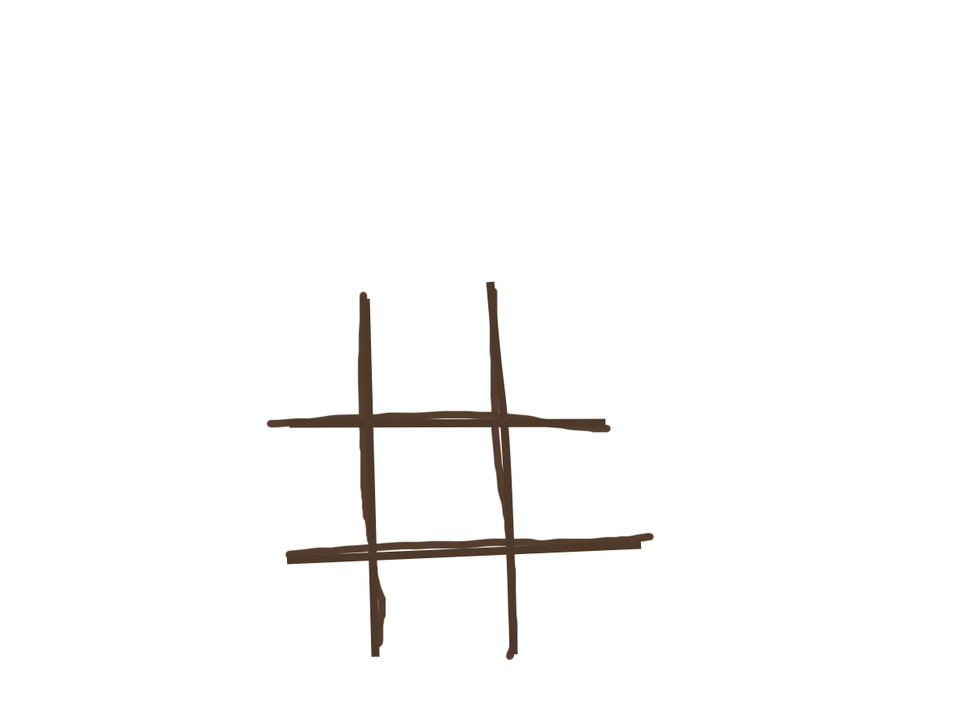
#> input picture images/hash-3.png, 970 x 727 px, shrunk from 1200 x 900 before the run
$ python hash-2.py
#> lines starting #> are read from the running program, lines starting #| are printed output that depends on the picture; after the words box and inside, x2 and y2 are one past the last pixel; in counts of white or black regions, pixels touching at a corner belong together
import math
import cv2
import numpy as np


def get_end_points(img):
    end_points = []
    points = cv2.findNonZero(img)
    points = np.squeeze(points)

    for p in points:
        x = p[0]
        y = p[1]
        n = 0
        n += img[y - 1, x]
        n += img[y - 1, x - 1]
        n += img[y - 1, x + 1]
        n += img[y, x - 1]
        n += img[y, x + 1]
        n += img[y + 1, x]
        n += img[y + 1, x - 1]
        n += img[y + 1, x + 1]
        n /= 255

        if n == 1:
            end_points.append([int(p[0]), int(p[1])])

    return end_points

def get_center_of_mass(points):
    x = 0
    y = 0


    for p in points:
        x = x + p[0][0]
        y = y + p[0][1]

    center_x = int(x / len(points))
    center_y = int(y / len(points))
    return [center_x, center_y]

def get_distance(p1, p2):
    dis = ((p2[0] - p1[0]) ** 2 + (p2[1] - p1[1]) ** 2) ** 0.5
    return dis


image_path = 'images/hash-3.png'
image = cv2.imread(image_path)
#> image is the input picture: shape (727, 970, 3); mean B, G, R 249.7, 250.1, 250.6

gray_image = cv2.cvtColor(image, cv2.COLOR_BGR2GRAY)
_, threshold_image = cv2.threshold(gray_image, 250, 255, cv2.THRESH_BINARY_INV)
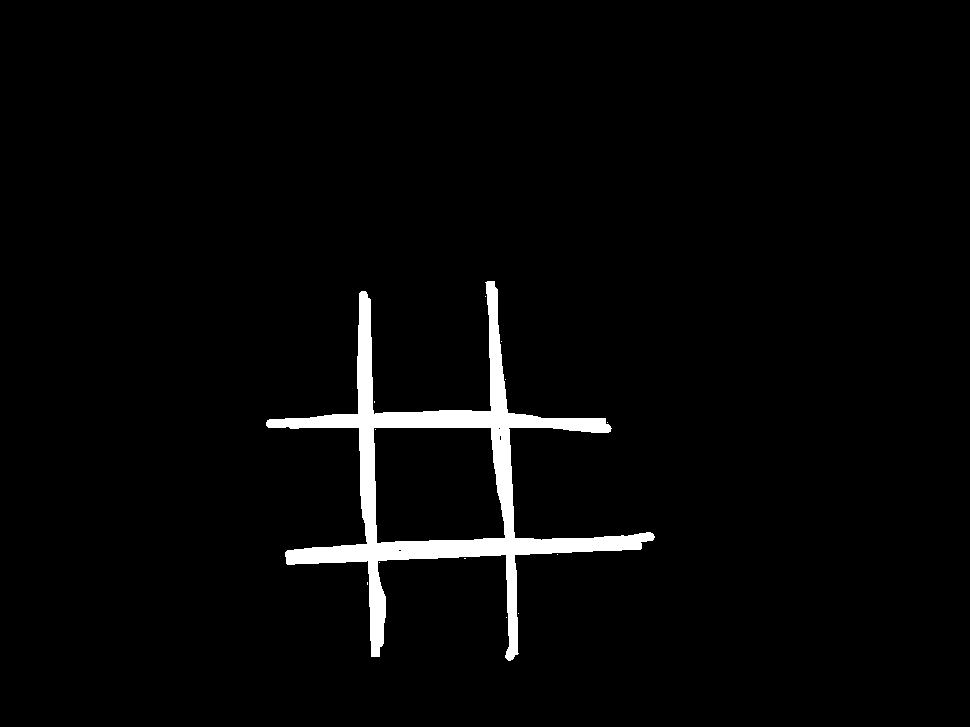
#> threshold_image: shape (727, 970); 2.8% white; 13 white regions (12 under 20 px)
# cv2.imshow("threshold_image", threshold_image)

contours, hierarchy = cv2.findContours(threshold_image, cv2.RETR_TREE, cv2.CHAIN_APPROX_NONE)
#> contours = 17 contours, 15 with area under 20; largest, box (x1, y1, x2, y2) and area: (266, 281, 655, 661) 32286, (373, 427, 506, 544) 13892
selected_contour = max(contours, key=lambda x: cv2.contourArea(x))
#> selected_contour = contour of 2271 points, box (x1, y1, x2, y2) (266, 281, 655, 661), area 32286
approx = cv2.approxPolyDP(selected_contour, 0.0068 * cv2.arcLength(selected_contour, True), True)
#> approx = contour of 20 points, box (x1, y1, x2, y2) (266, 281, 655, 661), area 27962

row,col,channels = np.shape(image)
blank_image = np.zeros((row, col, 3), np.uint8)
cv2.fillPoly(blank_image, pts =[approx], color=(255,255,255))
#> blank_image: shape (727, 970, 3); 4.1% white; 1 white region, box (x1, y1, x2, y2) and area: (266, 281, 655, 661) 29068

print(len(approx))
#| 20
com = get_center_of_mass(approx)
#> the loop in get_center_of_mass, `for p in points:` made 20 passes
#> (p, x, y) on passes 2 to 9: ([[490, 411]], 984, 692), ([[374, 414]], 1358, 1106), ([[361, 291]], 1719, 1397), ([[358, 413]], 2077, 1810), ([[266, 422]], 2343, 2232), ([[359, 428]], 2702, 2660), ([[367, 543]], 3069, 3203), ([[285, 556]], 3354, 3759)
#> after the loop in get_center_of_mass, `for p in points:`: x = 8795; y = 9646
#> in get_center_of_mass, `center_x = int(x / len(points))`: center_x = 439
#> in get_center_of_mass, `center_y = int(y / len(points))`: center_y = 482
#> com = [439, 482]

for p in approx:
    cv2.circle(blank_image, p[0], 10, (255,0,255), 1)
    print(get_distance(com, p[0]))
#> this loop made 20 passes
#> (p, dis in get_distance) on passes 1 to 8: ([[494, 281]], 208.4), ([[490, 411]], 87.42), ([[374, 414]], 94.07), ([[361, 291]], 206.3), ([[358, 413]], 106.4), ([[266, 422]], 183.1), ([[359, 428]], 96.52), ([[367, 543]], 94.37)
#> (printed output is left out)
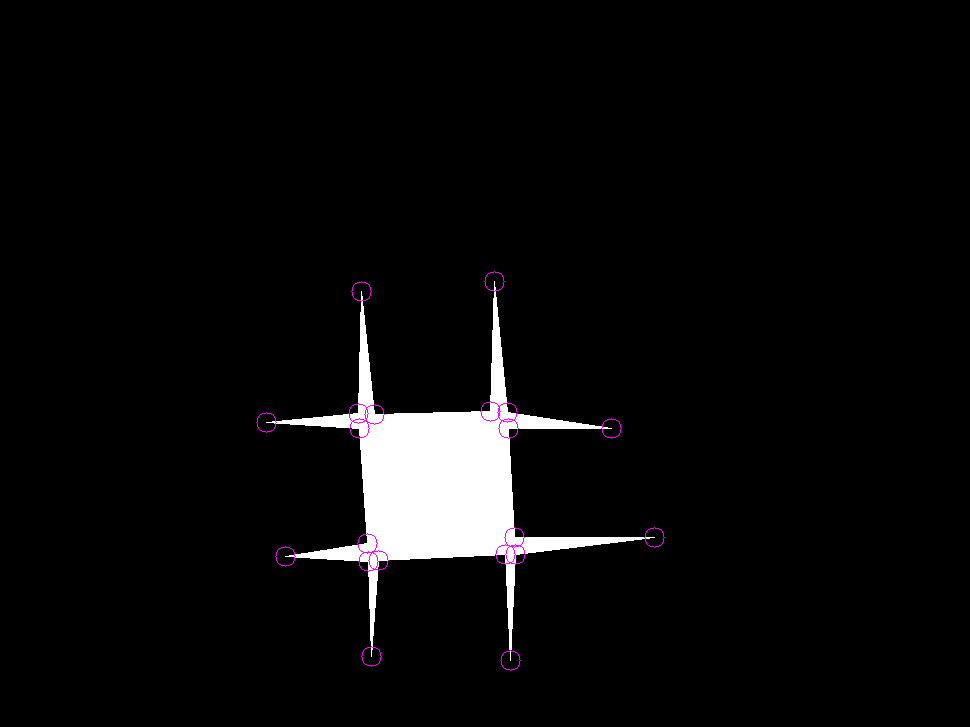
#> blank_image: shape (727, 970, 3); mean of channels 0, 1, 2 10.7, 10.3, 10.7; drawn as B, G, R

cv2.drawContours(blank_image, [approx], 0, (255, 255, 255), 5)
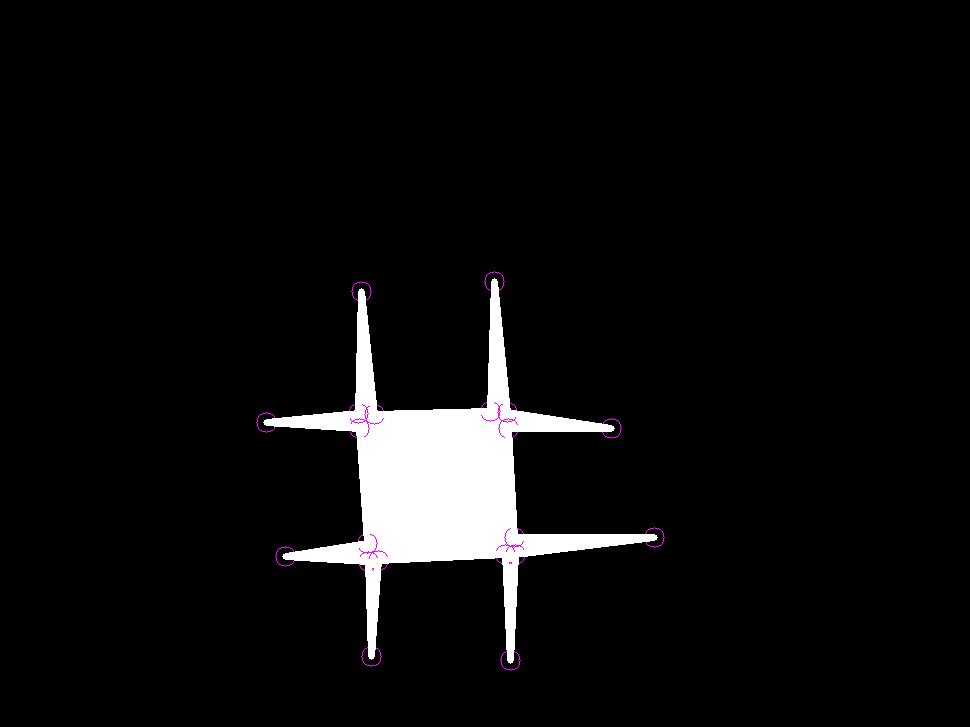
#> blank_image: shape (727, 970, 3); 0.96% of pixels changed, all inside (x1, y1, x2, y2) = (263, 278, 658, 664); drawn as B, G, R
gray = cv2.cvtColor(blank_image, cv2.COLOR_BGR2GRAY)
blur = cv2.GaussianBlur(gray, (5,5), 0)
thresh = cv2.adaptiveThreshold(blur, 255, 1, 1, 11, 2)
#> thresh: shape (727, 970); 2% white; 7 white regions (2 under 20 px), largest, box (x1, y1, x2, y2) and area: (252, 267, 669, 675) 12896, (480, 401, 519, 439) 269, (349, 403, 385, 438) 257, (358, 533, 389, 560) 198, (495, 527, 525, 553) 193
thin = cv2.ximgproc.thinning(thresh)
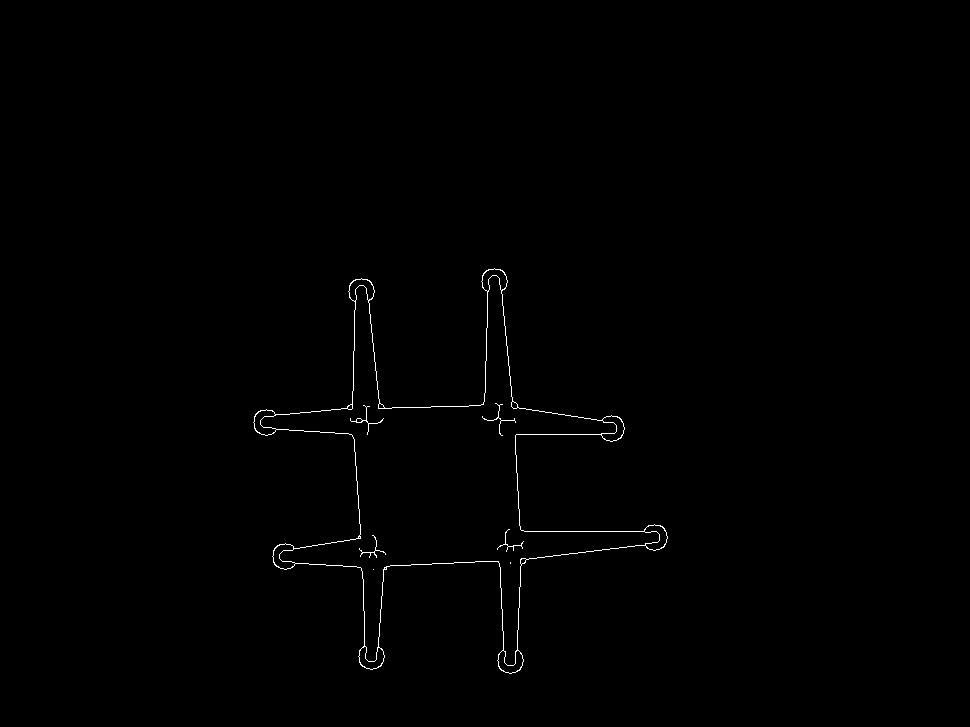
#> thin: shape (727, 970); 0.44% white in thin lines or dots, all inside (x1, y1, x2, y2) = (253, 268, 668, 674)

end_points = get_end_points(thin)
#> in get_end_points, `points = cv2.findNonZero(img)`: points = contour of 3082 points, box (x1, y1, x2, y2) (253, 268, 668, 674), area 25092
#> in get_end_points, `points = np.squeeze(points)`: points = 3082 pairs, first value 253 to 667, second value 268 to 673
#> the loop in get_end_points, `for p in points:` made 3082 passes
#> (x, y, n) on passes 1 to 3: (494, 268, 2), (488, 269, 3), (489, 269, 3)

for p in end_points:
    cv2.circle(gray, p, 10, (255,0,255), 1)
#> this loop made 25 passes
#> p on passes 1 to 8: [495, 403], [502, 404], [363, 405], [369, 406], [482, 416], [350, 418], [383, 418], [514, 418]
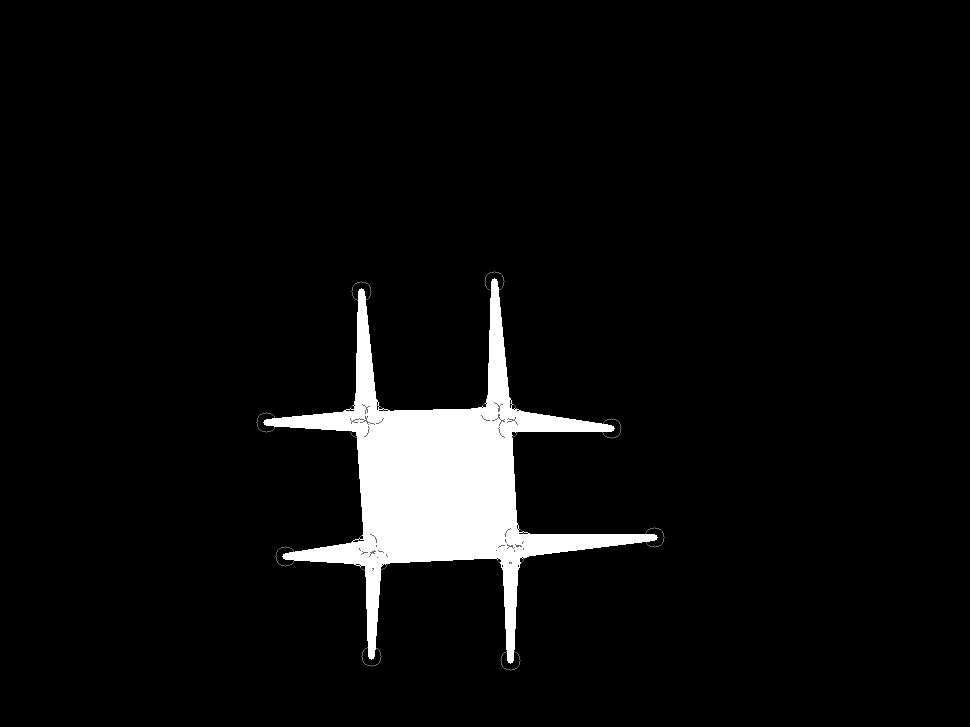
#> gray: shape (727, 970); min 0, max 255, mean 13

cv2.imshow(f'Final', blank_image)

if cv2.waitKey(0) & 0xff == 27:
#> (key Esc is pressed here)
    cv2.destroyAllWindows()

$ run again, with images/hash-4.png copied over images/hash-3.png
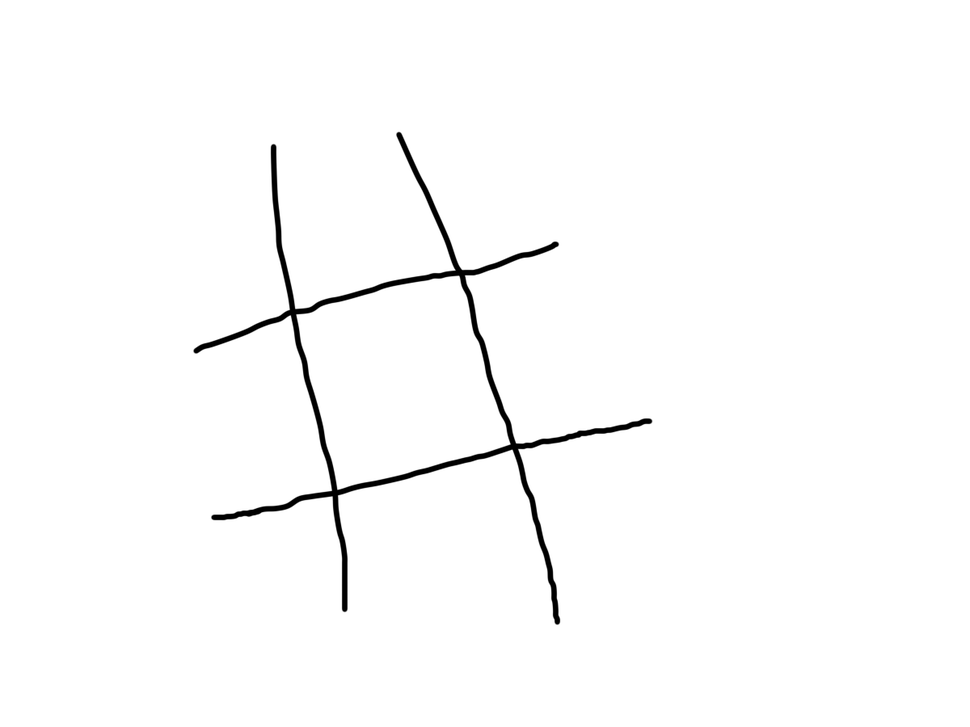
#> input picture images/hash-4.png, 970 x 727 px, shrunk from 1200 x 900 before the run
#> image is the input picture: shape (727, 970, 3); min 0, max 255, mean 251.5
#> `_, threshold_image = cv2.threshold(gray_image, 250, 255, cv2.THRESH_BI..`:
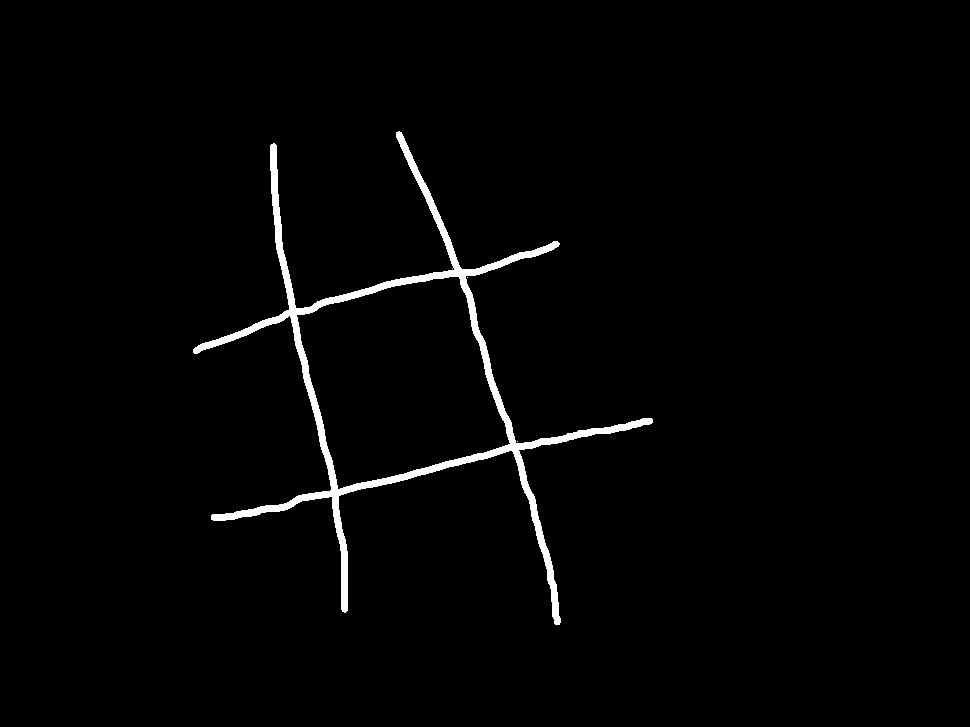
#> threshold_image: shape (727, 970); 1.8% white; 3 white regions (2 under 20 px)
#> contours = 4 contours, 2 with area under 20; largest, box (x1, y1, x2, y2) and area: (193, 131, 653, 625) 41930, (296, 276, 511, 490) 31108
#> selected_contour = contour of 2777 points, box (x1, y1, x2, y2) (193, 131, 653, 625), area 41930
#> approx = contour of 20 points, box (x1, y1, x2, y2) (193, 131, 653, 625), area 39176
#| 20
#> the loop in get_center_of_mass, `for p in points:` made 20 passes
#> (p, x, y) on passes 2 to 9: ([[289, 309]], 560, 453), ([[193, 352]], 753, 805), ([[289, 315]], 1042, 1120), ([[331, 489]], 1373, 1609), ([[211, 519]], 1584, 2128), ([[331, 496]], 1915, 2624), ([[345, 612]], 2260, 3236), ([[339, 495]], 2599, 3731)
#> after the loop in get_center_of_mass, `for p in points:`: x = 7989; y = 7615
#> center_x = 399
#> center_y = 380
#> com = [399, 380]
#> the loop `for p in approx:` made 20 passes
#> (p, dis in get_distance) on passes 1 to 8: ([[271, 144]], 268.5), ([[289, 309]], 130.9), ([[193, 352]], 207.9), ([[289, 315]], 127.8), ([[331, 489]], 128.5), ([[211, 519]], 233.8), ([[331, 496]], 134.5), ([[345, 612]], 238.2)
#> (printed output is left out)
#> thresh: shape (727, 970); 2.4% white; 8 white regions (3 under 20 px), largest, box (x1, y1, x2, y2) and area: (179, 117, 667, 639) 16549, (445, 270, 466, 289) 125, (332, 479, 349, 493) 89, (293, 309, 307, 325) 79, (501, 435, 513, 450) 78
#> thin: shape (727, 970); 0.51% white in thin lines or dots, all inside (x1, y1, x2, y2) = (180, 118, 666, 638)
#> in get_end_points, `points = cv2.findNonZero(img)`: points = contour of 3573 points, box (x1, y1, x2, y2) (180, 118, 666, 638), area 39780
#> in get_end_points, `points = np.squeeze(points)`: points = 3573 pairs, first value 180 to 665, second value 118 to 637
#> the loop in get_end_points, `for p in points:` made 3573 passes
#> (x, y, n) on passes 1 to 3: (398, 118, 2), (392, 119, 3), (393, 119, 3)
#> the loop `for p in end_points:` made 12 passes
#> p on passes 1 to 8: [458, 271], [446, 275], [461, 275], [463, 287], [305, 310], [298, 313], [295, 317], [296, 323]
#> after the loop `for p in end_points:`:
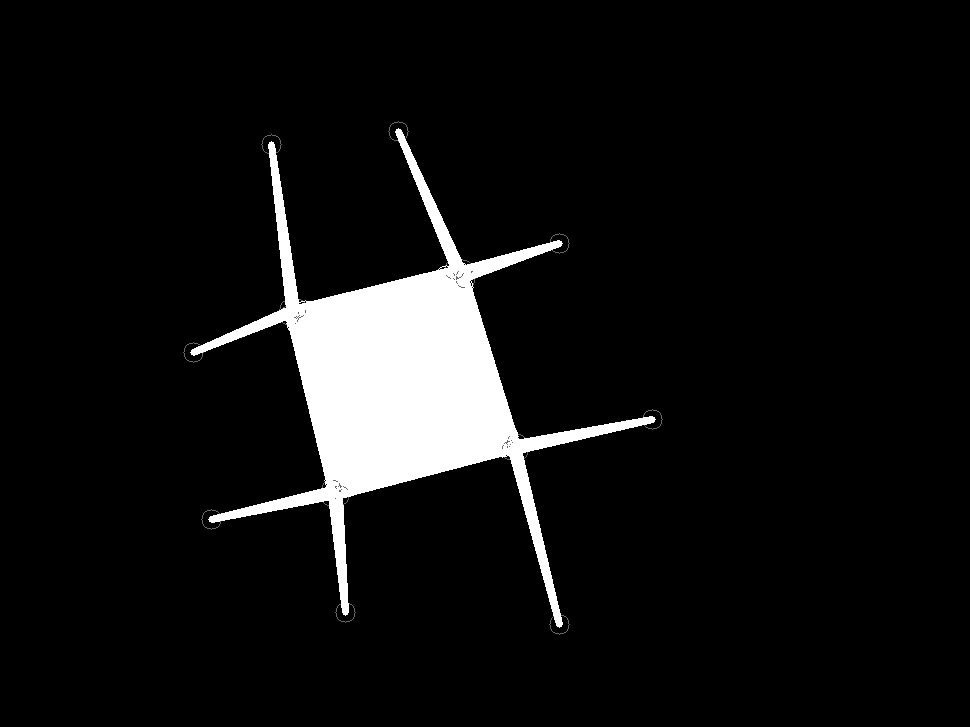
#> gray: shape (727, 970); min 0, max 255, mean 17.8
